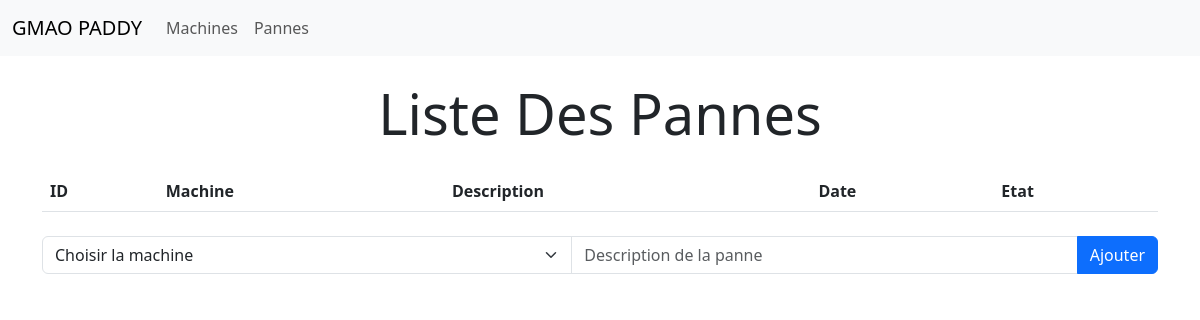
Page /pannes/ (signed in) on the earlier database version.
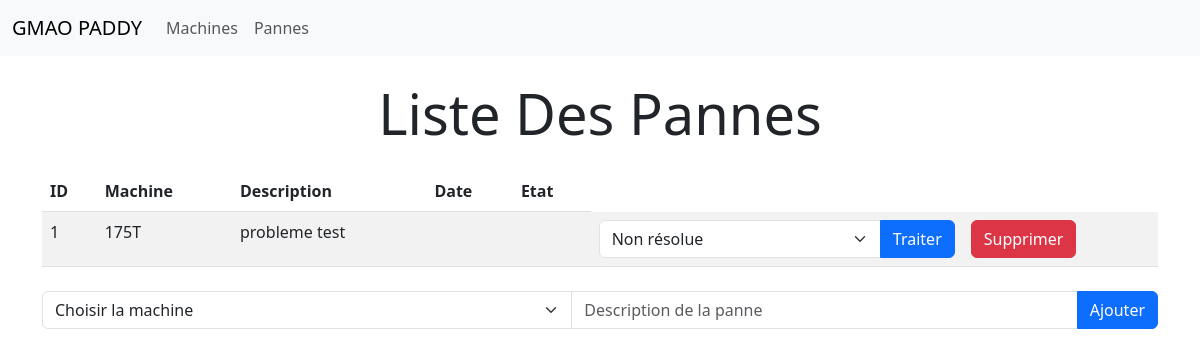
Same page on the later database version.
### tasks/models.py (models this page shows, shortened)
class Panne(models.Model):
    id = models.IntegerField(primary_key=True)
    name = models.CharField(max_length=20)
    description = models.TextField(max_length=150)
    machine = models.ForeignKey(Machine, on_delete=models.CASCADE)
    time = models.TimeField(auto_now_add=True)
    state = models.CharField(max_length=10)

class Machine(models.Model):
    id = models.IntegerField(primary_key=True)
    name = models.CharField(max_length=50)
    state = models.CharField(max_length=10)

### tasks/views.py (the view)
# urls.py: path('pannes/', views.panne_list, name='pannes'),
@login_required(login_url="/login")
def panne_list(request):
    pannes = Panne.objects.all()
    machines = Machine.objects.all()
    return render(request, 'panne_list.html', {'pannes': pannes, 'machines': machines})

### tasks/templates/tasks/panne_list.html (shortened to what this page needs)
<!DOCTYPE html>
<html lang="en">
<head>
    <link href="https://cdn.jsdelivr.net/npm/bootstrap@5.3.0-alpha1/dist/css/bootstrap.min.css" rel="stylesheet">
</head>
<body>
<nav class="navbar navbar-expand-lg navbar-light bg-light">
  <div class="container-fluid">
    <a class="navbar-brand" href="#">GMAO PADDY</a>
    <div class="collapse navbar-collapse" id="navbarNav">
      <ul class="navbar-nav">
        <li class="nav-item">
          <a class="nav-link" href="{% url 'machines' %}">Machines</a>
        </li>
        <li class="nav-item">
          <a class="nav-link" href="{% url 'pannes' %}">Pannes</a>
        </li>
      </ul>
    </div>
  </div>
</nav>
{% block content %}
  <div class="container my-4">
    <h1 class="text-center mb-4 display-4">Liste Des Pannes</h1>
    <table class="table table-striped">
      <thead>
        <tr>
          <th>ID</th>
          <th>Machine</th>
          <th>Description</th>
          <th>Date</th>
          <th>Etat</th>
        </tr>
      </thead>
      <tbody>
        {% for panne in pannes %}
          <tr>
            <td>{{ panne.id }}</td>
            <td>{{ panne.machine.name }}</td>
            <td>{{ panne.description }}</td>
            <td>{{ panne.date }}</td>
            <td>{{ panne.state }}</td>
              <td>
                <form action="{% url 'update-panne' panne.id %}" method="POST">
                  <div class="input-group">
                    <select class="form-select" name="panne-state">
                      <option value="0" {% if panne.state == 'Non résolue' %}selected{% endif %}>Non résolue</option>
                    </select>
                    <button type="submit" class="btn btn-primary" title="Traiter">Traiter</button>
                  </div>
                </form>
              </td>
              <td>
                <form action="{% url 'delete-panne' panne.id %}" method="POST">
                  <button type="submit" class="btn btn-danger" title="Supprimer">Supprimer</button>
                </form>
            </td>
          </tr>
        {% endfor %}
      </tbody>
    </table>
    <form method="POST" action="{% url 'add-panne' %}" class="my-4">
  <div class="input-group mb-3">
    <select class="form-select" name="panne-machine">
      <option selected>Choisir la machine</option>
    </select>
    <input type="text" name="panne-description" class="form-control" placeholder="Description de la panne" aria-label="Description de la panne">
    <button type="submit" class="btn btn-primary">Ajouter</button>
  </div>
</form>
  </div>
{% endblock %}
  </body>
</html>

Differences in the rows shown:
added Panne: id "1", machine.name "175T", description "probleme test"
